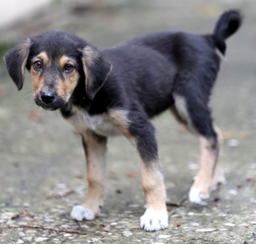
#> input picture DIP LAB FINAL/d10.png, 256 x 244 px, shrunk from 458 x 436 before the run
$ jupyter execute '11.image_bluring .ipynb'
#> lines starting #> are read from the running program, lines starting #| are printed output that depends on the picture
[cell 1]
import numpy as np
def matrix_sum(mat_1,mat_2):
    sum = 0
    for i in range(mat_1.shape[0]):
        for j in range(mat_1.shape[1]):
            sum = sum + mat_1[i][j] * mat_2[i][j]
    return sum
def filter_operation(image,kernel):
    #must use a odd size of filter
    kernel_center = (kernel.shape[0]-1)//2
    kernel_dimension = kernel.shape[0]
    image_height = image.shape[0]
    image_width = image.shape[1]
    out_image_height = int(image_height-kernel_dimension+1)
    out_image_width = int(image_width-kernel_dimension+1)
    out_image = np.zeros((out_image_height,out_image_width))
    for row in range(out_image_height):
        for column in range(out_image_width):
            mat = image[row:row+kernel_dimension,column:column+kernel_dimension]
            out_image[row,column] = matrix_sum(mat,kernel)/kernel_dimension/kernel_dimension
    return out_image
kernel = np.array([[1,2,1],[2,4,2],[1,2,1]])/16
import cv2
import matplotlib.pyplot as plt
plt.figure(figsize=(20,20))
plt.subplot(2,1,1)
plt.title('input')
image = cv2.imread("d10.png")
#> image is the input picture: shape (244, 256, 3); mean B, G, R 135.1, 134.4, 136.1
image = cv2.cvtColor(image,cv2.COLOR_BGR2GRAY)
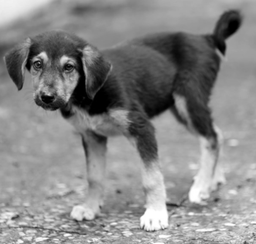
#> image: shape (244, 256); min 0, max 255, mean 135
plt.imshow(image, cmap="gray")
filtered_image = image
for i in range(10):
    filtered_image = filter_operation(filtered_image,kernel)
#> this loop made 10 passes
#> pass 1, `filtered_image = filter_operation(filtered_image,kernel)`:
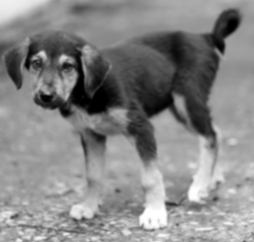
#> filtered_image: shape (242, 254) float64; min 0, max 28.33, mean 14.9; drawn with min black and max white
#> pass 2, `filtered_image = filter_operation(filtered_image,kernel)`:
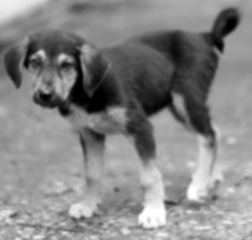
#> filtered_image: shape (240, 252) float64; min 0, max 3.15, mean 1.65; drawn with min black and max white
#> pass 3, `filtered_image = filter_operation(filtered_image,kernel)`:
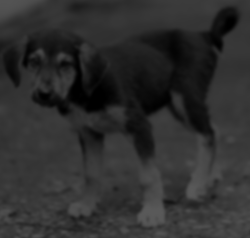
#> filtered_image: shape (238, 250) float64; min 0, max 0.35, mean 0.183
#> after the loop:
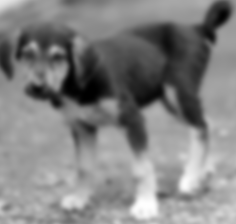
#> filtered_image: shape (224, 236) float64; min 7.24e-12, max 7.3e-08, mean 3.72e-08; drawn with min black and max white
plt.subplot(2,1,2)
plt.title('output')
plt.imshow(filtered_image, cmap="gray")
plt.show()
